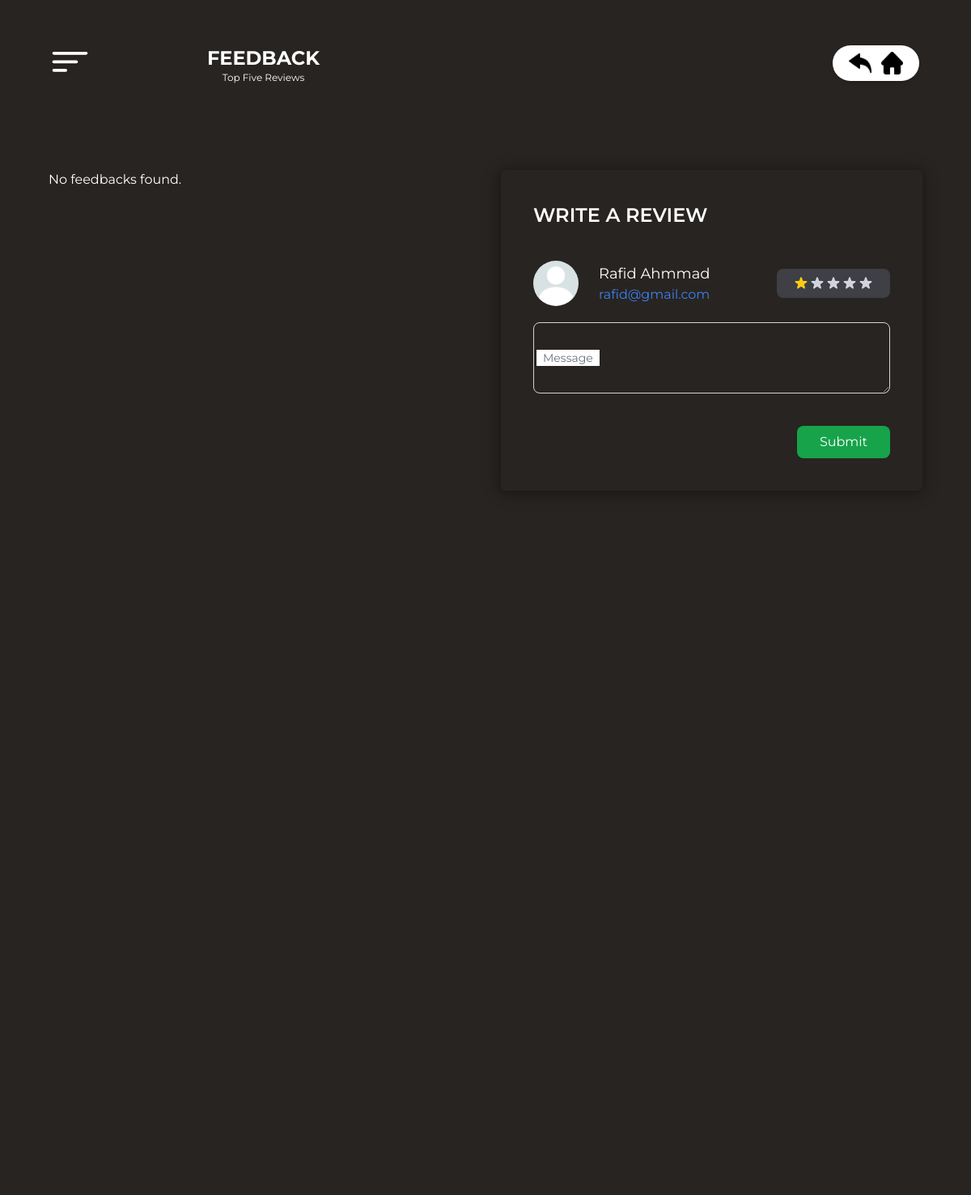
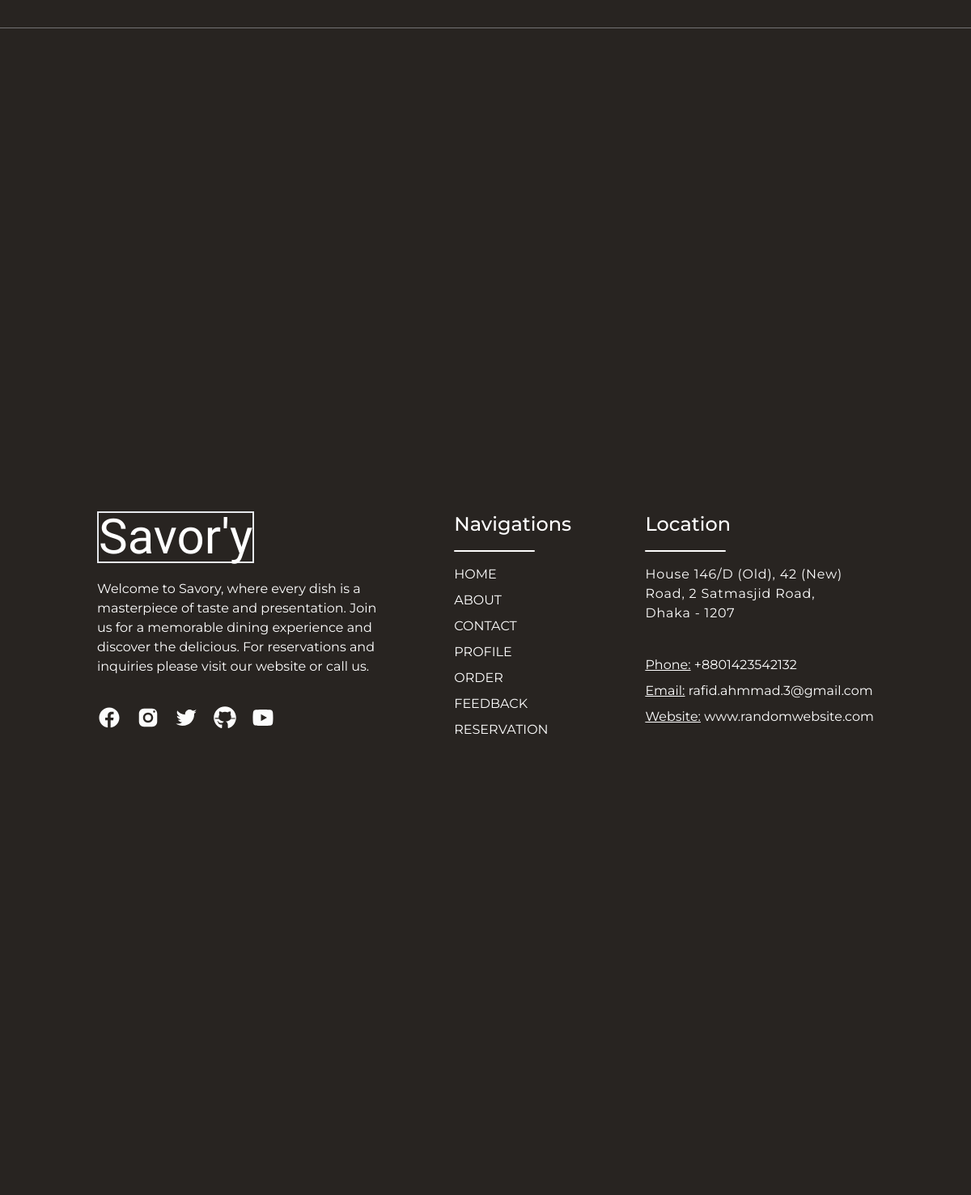
Page /feedback.php (signed in) on the committed database (2 pictures, top to bottom).
### tables this page shows
CREATE TABLE `users` (
  `id` varchar(36) NOT NULL,
  `name` varchar(50) NOT NULL,
  `phone` varchar(20) NOT NULL,
  `email` varchar(50) NOT NULL,
  `password` varchar(100) NOT NULL,
  `bio` text NOT NULL DEFAULT 'No Biography Added',
  `image_name` varchar(1024) NOT NULL DEFAULT 'images/uploads/propic.jpg'
);

### feedback.php (the view, shortened to what this page needs)
<!DOCTYPE html>
<html lang="en">
<head>
    <script src="https://cdn.tailwindcss.com"></script>
    <script src="https://cdn.tailwindcss.com?plugins=forms,typography,aspect-ratio,line-clamp"></script>
</head>
<body class="bg-[#282421] overflow-x-hidden">
    <?php require "nav-component.php" ?>
    <div class="flex justify-between items-center py-14 px-64 text-white">
        <div class="flex flex-col justify-center items-center">
            <p class="text-2xl font-bold">FEEDBACK</p>
            <p class="text-xs">Top Five Reviews</p>
        </div>
    </div>
    <div class="h-[1350px] w-screen flex flex-col">
        <?php
        include("config.php");
        if (isset($_SESSION['id'])) {
            $id = $_SESSION['id'];
            $query = "SELECT * FROM users WHERE id = '$id'";
            $result = mysqli_query($conn, $query);
            $row = mysqli_fetch_assoc($result);
            $name = $row['name'];
            $email = $row['email'];
            $image = $row['image_name'];
        }
        ?>
        <section class="h-screen gap-8 bg-[#282421] relative flex justify-center pt-[50px] w-[90%] mx-auto"
            id="feedback">
            <form class="reviews h-screen flex-grow text-white  flex flex-col gap-4" action="feedback.php" method="GET">
                <?php
                $query = "SELECT * FROM feedback ORDER BY date DESC LIMIT 0, 5";
                $result = $conn->query($query);
                if ($result->num_rows > 0) {
                    while ($row = $result->fetch_assoc()) {
                        $user_id = $row['user_id'];
                        $query2 = "SELECT * FROM users WHERE id = '$user_id'";
                        $result2 = $conn->query($query2);
                        $row2 = $result2->fetch_assoc();
                        $rating_stars = "";
                        if ($id == $row["user_id"]) {
                            $dlt_btn_show = "flex";
                        } else {
                            $dlt_btn_show = "hidden";
                        }
                        for ($i = 0; $i < 5; $i++) {
                            if ($i < $row['rating']) {
                                $rating_stars .= '<svg aria-hidden="true" class="w-5 h-5 text-yellow-400" fill="currentColor"
                            viewBox="0 0 20 20" xmlns="http://www.w3.org/2000/svg">
                            <title>First star</title>
                            <path
                                d="M9.049 2.927c.3-.921 1.603-.921 1.902 0l1.07 3.292a1 1 0 00.95.69h3.462c.969 0 1.371 1.24.588 1.81l-2.8 2.034a1 1 0 00-.364 1.118l1.07 3.292c.3.921-.755 1.688-1.54 1.118l-2.8-2.034a1 1 0 00-1.175 0l-2.8 2.034c-.784.57-1.838-.197-1.539-1.118l1.07-3.292a1 1 0 00-.364-1.118L2.98 8.72c-.783-.57-.38-1.81.588-1.81h3.461a1 1 0 00.951-.69l1.07-3.292z">
                            </path>
                        </svg>';
                            } else {
                                $rating_stars .= '<svg aria-hidden="true" class="w-5 h-5 text-gray-300" fill="currentColor"
                                viewBox="0 0 20 20" xmlns="http://www.w3.org/2000/svg">
                                <title>Second star</title>
                                <path
                                    d="M9.049 2.927c.3-.921 1.603-.921 1.902 0l1.07 3.292a1 1 0 00.95.69h3.462c.969 0 1.371 1.24.588 1.81l-2.8 2.034a1 1 0 00-.364 1.118l1.07 3.292c.3.921-.755 1.688-1.54 1.118l-2.8-2.034a1 1 0 00-1.175 0l-2.8 2.034c-.784.57-1.838-.197-1.539-1.118l1.07-3.292a1 1 0 00-.364-1.118L2.98 8.72c-.783-.57-.38-1.81.588-1.81h3.461a1 1 0 00.951-.69l1.07-3.292z">
                                </path>
                            </svg>';
                            }
                        }
                        echo '<div class="review p-10 rounded-md flex justify-center items-start w-full h-fit flex-col gap-4"
                        style="box-shadow: -1px 2px 18px 3px rgba(0,0,0,0.35); -webkit-box-shadow: -1px 2px 18px 3px rgba(0,0,0,0.35); -moz-box-shadow: -1px 2px 18px 3px rgba(0,0,0,0.35);">
                        <div class="flex gap-4 w-full items-start">
                            <div class="profile-pic flex justify-center items-center">
                                <img class="rounded-full object-cover object-top min-h-[56px] min-w-[56px] max-w-[56px] max-h-[56px]" src=" ' . $row2["image_name"] . '"
                                    alt="" />
                            </div>
                            <div class="flex flex-col gap-1 w-full">
                                <div class="reviewer-name flex gap-2">
                                    ' . ucwords($row2["name"]) . '
                                    <p class="">[' . $row["date"] . ']</p>
                                </div>
                                <div class="review-rating flex items-center px-5 py-2 rounded-lg bg-zinc-700 w-fit">
                                    ' . $rating_stars . '
                                </div>
                            </div>
                            <div class="delete-btn w-full flex justify-end ' . $dlt_btn_show . '">
                                <button type="submit" name="delete" value="' . $row["feedback_id"] . '"
                                    class="rounded-full bg-red-500 p-2 w-fit h-fit hover:scale-[1.05] transition-all"><img
                                        class="w-5" src="images/bin.png" alt=""></button>
                            </div>
                        </div>
                        <div class="review-msg">
                            ' . $row["message"] . '</div>
                    </div>';
                    }
                } else {
                    echo "No feedbacks found.";
                }
                ?>
            </form>
            <form class="review-form p-10 rounded-md flex flex-col justify-center items-start w-fit h-fit" method="POST"
                action="feedback.php"
                style="box-shadow: -1px 2px 18px 3px rgba(0,0,0,0.35); -webkit-box-shadow: -1px 2px 18px 3px rgba(0,0,0,0.35); -moz-box-shadow: -1px 2px 18px 3px rgba(0,0,0,0.35);">
                <h2 class="text-white uppercase text-2xl font-semibold mb-10">Write A Review</h2>
                <div class="flex justify-between items-center w-full mb-5">
                    <div class="pic-name-profile flex justify-start items-center gap-4">
                        <div class="profile-pic w-[65px]">
                            <img class="rounded-full object-cover object-top w-14 h-14" src="<?php echo $image; ?>"
                                alt="" />
                        </div>
                        <div class="profile-name text-white">
                            <div class="flex items-center">
                                <p class="text-lg border-white w-fit">
                                    <?php echo ucwords($name); ?>
                                </p>
                            </div>
                            <p class="">
                                <span class="text-blue-500">
                                    <a href="">
                                        <?php echo $email; ?>
                                    </a>
                                </span>
                            </p>
                        </div>
                    </div>
                    <div class="flex items-center px-5 py-2 rounded-lg bg-zinc-700">
                    </div>
                </div>
                <div class="relative mb-10">
                    <textarea id="message" name="message" rows="3" cols="50"
                        class="block px-3 pb-2.5 pt-4 text-sm text-gray-900 bg-transparent rounded-lg border-1 border-gray-300 appearance-none dark:text-white dark:border-gray-600 dark:focus:border-blue-500 focus:outline-none focus:ring-0 focus:border-blue-600 peer"
                        placeholder=" " autocomplete="off" required /></textarea>
                    <label for="message"
                        class="absolute text-sm text-gray-500 dark:text-gray-400 duration-300 transform -translate-y-4 scale-75 top-2 z-10 origin-[0] bg-white dark:bg-[#282421] px-2 peer-focus:px-2 peer-focus:text-blue-600 peer-focus:dark:text-blue-500 peer-placeholder-shown:scale-100 peer-placeholder-shown:-translate-y-1/2 peer-placeholder-shown:top-1/2 peer-focus:top-2 peer-focus:scale-75 peer-focus:-translate-y-4 left-1">Message</label>
                </div>
                <button name="feedback" id="feedback-btn"
                    class="text-white py-2 px-7 bg-green-600 rounded-lg ml-auto">Submit</button>
            </form>
        </section>
    </div>
    <div class="scroll-child">
        <?php require "footer.php" ?>
    </div>
</body>
</html>

### feedback.php (style rules this page uses)
html { scroll-behavior: smooth; }
body { font-family: "Montserrat"; }
.scroll-child { scroll-snap-align: start; flex: none; }

### rows in the picture
users: image_name (picture), name "Rafid Ahmmad", email "rafid@gmail.com"
